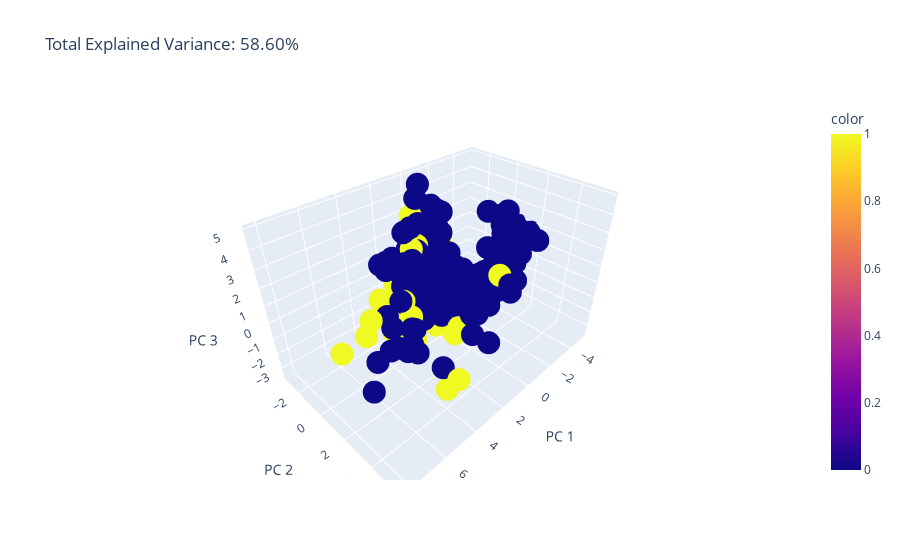

Source (notebook cell):
### Code cell
[X_train, _, y_train] = load_data()

pca = PCA(n_components=3)
pipeline = Pipeline([('scaler', StandardScaler()), ('pca', pca)])
components = pipeline.fit_transform(X_train)

total_var = pca.explained_variance_ratio_.sum() * 100

fig = px.scatter_3d(
    components, x=0, y=1, z=2, color=y_train,
    title=f'Total Explained Variance: {total_var:.2f}%',
    labels={'0': 'PC 1', '1': 'PC 2', '2': 'PC 3'}
)
fig.show()

### Figure 1 — Plotly figure (JSON) as saved in the notebook; plotly's stock layout.template omitted (floating-point values rounded to 4 significant figures; data arrays with more than 128 entries replaced by an {"elided": "..."} marker saying what was removed)
{"data": [{"hovertemplate": "PC 1=%{x}<br>PC 2=%{y}<br>PC 3=%{z}<br>color=%{marker.color}<extra></extra>", "legendgroup": "", "marker": {"color": {"elided": "316 int values"}, "coloraxis": "coloraxis", "symbol": "circle"}, "mode": "markers", "name": "", "scene": "scene", "showlegend": false, "type": "scatter3d", "x": {"elided": "316 float values"}, "y": {"elided": "316 float values"}, "z": {"elided": "316 float values"}}], "layout": {"coloraxis": {"colorbar": {"title": {"text": "color"}}, "colorscale": [[0, "#0d0887"], [0.1111, "#46039f"], [0.2222, "#7201a8"], [0.3333, "#9c179e"], [0.4444, "#bd3786"], [0.5556, "#d8576b"], [0.6667, "#ed7953"], [0.7778, "#fb9f3a"], [0.8889, "#fdca26"], [1, "#f0f921"]]}, "legend": {"tracegroupgap": 0}, "scene": {"domain": {"x": [0, 1], "y": [0, 1]}, "xaxis": {"title": {"text": "PC 1"}}, "yaxis": {"title": {"text": "PC 2"}}, "zaxis": {"title": {"text": "PC 3"}}}, "title": {"text": "Total Explained Variance: 58.60%"}}}
